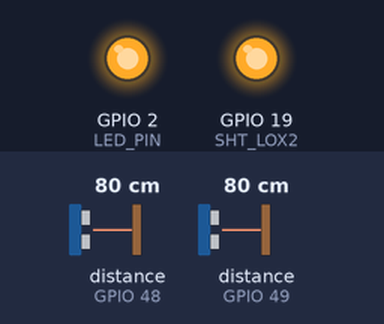
Recording of a sketch running on a simulated ESP32. Shown: output pins drawn as LEDs (lit = HIGH). The test bench sets the inputs (shaded band); at power-on: distance to the obstacle (sensors on GPIO 48, GPIO 49) 80 cm. The ROS host is connected and sends only what is stated.

Above: at 0.1 s.
Timing chart, 0 to 1.6 s (numbered marks = the images above):
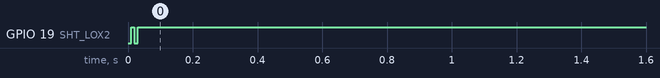

The sketch:

micro-ros_publisher_wifi_two_sensors_ROS_DOMAIN_30.ino
```cpp
// zwei Sensoren  VL53L0X
// an einem ESP32
// sendet über Micro-ROS-Wifiauf ROS_DOMAIN_ID 30
// OJ 10.1.25
//---------------------------------------------------
// tested @ Home Office
/// Starting Mikro-ROS Agent
//  Wifi Version:   $ ros2 run micro_ros_agent micro_ros_agent udp4 --port 8888 -v6
//
// Important: ROS_DOMAIN_ID = 30, ROS_LOCALHOST_ONLY = 0
//---------------------------------------------------
#include "Adafruit_VL53L0X.h"
#include <micro_ros_arduino.h>
#include <stdio.h>
#include <rcl/rcl.h>
#include <rcl/error_handling.h>
#include <rclc/rclc.h>
#include <rclc/executor.h>
#include <std_msgs/msg/int32.h>

rcl_publisher_t publisher1;
rcl_publisher_t publisher2;
std_msgs__msg__Int32 msg1;
std_msgs__msg__Int32 msg2;
rclc_executor_t executor;
rclc_support_t support;
rcl_allocator_t allocator;
rcl_init_options_t init_options;
rcl_node_t node;
rcl_timer_t timer;

#define LED_PIN 2
#define RCCHECK(fn) { rcl_ret_t temp_rc = fn; if((temp_rc != RCL_RET_OK)){error_loop();}}
#define RCSOFTCHECK(fn) { rcl_ret_t temp_rc = fn; if((temp_rc != RCL_RET_OK)){}}

// address we will assign if dual sensor is present
#define LOX1_ADDRESS 0x30
#define LOX2_ADDRESS 0x31

// set the XSHUT - Pins
#define SHT_LOX1 18
#define SHT_LOX2 19

// objects for the vl53l0x
Adafruit_VL53L0X lox1 = Adafruit_VL53L0X();
Adafruit_VL53L0X lox2 = Adafruit_VL53L0X();
uint32_t range1=0;
uint32_t range2=0;

void setID() {
  // all reset
  digitalWrite(SHT_LOX1, LOW);
  digitalWrite(SHT_LOX2, LOW);
  delay(10);
  // all unreset
  digitalWrite(SHT_LOX1, HIGH);
  digitalWrite(SHT_LOX2, HIGH);
  delay(10);

  // activating LOX1 and resetting LOX2
  digitalWrite(SHT_LOX1, HIGH);
  digitalWrite(SHT_LOX2, LOW);

  // initing LOX1
  if(!lox1.begin(LOX1_ADDRESS)) {while(1);}
  delay(10);

  // activating LOX2
  digitalWrite(SHT_LOX2, HIGH);
  delay(10);

  //initing LOX2
  if(!lox2.begin(LOX2_ADDRESS)) {while(1);}
}

void error_loop(){  //LED_BUILD_IN starts blinking
  while(1){
    digitalWrite(LED_PIN, !digitalRead(LED_PIN));
    delay(100);
  }
}

void timer_callback(rcl_timer_t * timer, int64_t last_call_time)
{
  RCLC_UNUSED(last_call_time);
  if (timer != NULL) {
    RCSOFTCHECK(rcl_publish(&publisher1, &msg1, NULL));
    RCSOFTCHECK(rcl_publish(&publisher2, &msg2, NULL));
    //msg.data++; // Hat hier keine Auswirkung ==> Loop
  }
}

void setup() {
  // ---- set I2C-Adresses  ----
  pinMode(SHT_LOX2, OUTPUT);
  digitalWrite(SHT_LOX1, LOW);
  digitalWrite(SHT_LOX2, LOW);
  setID();
  // ---- set I2C-Adresses  END ----

  //--- Set ERROR-Loop LED -----
  pinMode(LED_PIN, OUTPUT);
  digitalWrite(LED_PIN, HIGH);

  // ############################# IP Adresse des PCs auf dem der µROS-Agent läuft !!! #####
  //WHS
  set_microros_wifi_transports("TP-Link_Robotik", "48095655", "192.168.0.183", 8888);
  //HomeOffice
  //set_microros_wifi_transports("just_a_FRITZbox", "PASSWORD", "192.168.178.37", 8888);

  delay(2000);

  allocator = rcl_get_default_allocator();
  //-------  Set ROS_DOMAIN_ID to 30 ----------------
  init_options = rcl_get_zero_initialized_init_options();
  rcl_init_options_init(&init_options, allocator);
  rcl_init_options_set_domain_id(&init_options, 30);
  RCCHECK(rclc_support_init_with_options(&support, 0, NULL, &init_options, &allocator));
  //-------  End set ROS_DOMAIN_ID to 30 ----------------

   // create node
  RCCHECK(rclc_node_init_default(&node, "uros_wifi_range_node", "", &support));

  // create publisher 1
  RCCHECK(rclc_publisher_init_best_effort(
    &publisher1,
    &node,
    ROSIDL_GET_MSG_TYPE_SUPPORT(std_msgs, msg, Int32),
    "range1"));
    // create publisher 2

  RCCHECK(rclc_publisher_init_best_effort(
    &publisher2,
    &node,
    ROSIDL_GET_MSG_TYPE_SUPPORT(std_msgs, msg, Int32),
    "range2"));

  // create timer,
  const unsigned int timer_timeout = 100;
  RCCHECK(rclc_timer_init_default(
    &timer,
    &support,
    RCL_MS_TO_NS(timer_timeout),
    timer_callback));

  // create executor
  RCCHECK(rclc_executor_init(&executor, &support.context, 1, &allocator));
  RCCHECK(rclc_executor_add_timer(&executor, &timer));

  msg1.data = 0;
  msg2.data = 0;

  //if (!lox1.begin()) { while(1); }  Funkt nicht =>>> BLEIBT HIER HÄNGEN
  lox1.startRangeContinuous();

  //if (!lox2.begin()) { while(1); }   Funkt nicht =>>> BLEIBT HIER HÄNGEN
  lox2.startRangeContinuous();
}

void loop() {
  RCSOFTCHECK(rcl_publish(&publisher1, &msg1, NULL));
  RCSOFTCHECK(rcl_publish(&publisher2, &msg2, NULL));

  if (lox1.isRangeComplete()) {  range1 = lox1.readRange(); }
  if (range1 < 2000)  // if not out of range
    msg1.data = range1;

  if (lox2.isRangeComplete()) {  range2 = lox2.readRange(); }
  if (range2 < 2000)  // if not out of range
    msg2.data = range2;
}
```
